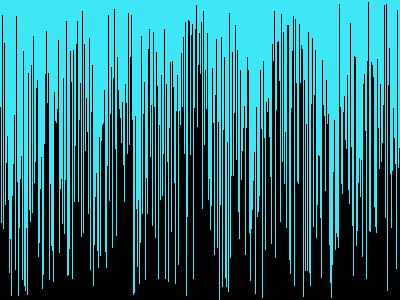
Frame 1 (no input)
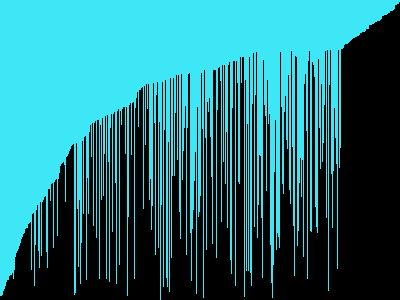
Frame 60 (the mouse pressed at the canvas centre just before this capture)
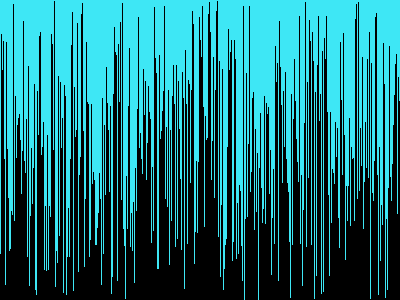
Frame 120 (the mouse held since frame 60 and released just before this capture)

The Processing sketch that drew these frames (run headless with seeded random() and noise(); from frame 60 on, the mouse is pressed at the canvas centre):

// Processing sketch: Visual_Array_Sorter
// ── Visual_Array_Sorter.pde
/* Paste the code into a new Processing sketch and complete the steps. */

//1. create an array of ints. don't initialize it yet.
int[]integers;
void setup() {
  //2. set the size of your window
  //  if you are using Processing 3, you cannot use variables
  //  because the developers don't know how programming is supposed to work
int width=400;
int height=300;
 size(400, 300);
  //3. initialize your array with the built in width variable
  integers=new int[width];
  //4. initialize the ints in the array with random numbers
  //   from 0 to the built in height variable
randomizeArray();

  //5. call the noStroke() method
noStroke();
}

void draw() {
  //6. set the background color with background(r, g, b);
background(62, 231, 245);
  //7. set the color for your graph
  fill(0,0,0);
  //8. draw a rectangle for each int in your array.
  //   the x value will be the current index in the array
  //   the y value will the height variable
  //   the width is 1 (one)
  //   the height is negative the value of the element at the current index of the array
for(int i=0; i<integers.length;i++){
rect(i,height, 1, -integers[i]);  
}

  //9. call the stepSort method
stepSort(integers);
  //10. extract the code that randomizes the array into a method.

  //11. call the method you made in step 10 when the mouse is pressed
if(mousePressed==true){
  randomizeArray();
}
}
void randomizeArray(){
  for(int i=0; i<integers.length;i++){
int x = (int)random(0, height);
  integers[i]=x; 
}
}
void stepSort(int[] arr) {
  for (int i = 1; i < arr.length; i++) {
    if (arr[i - 1] > arr[i]) {
      int t = arr[i];
      arr[i] = arr[i - 1];
      arr[i - 1] = t;
    }
  }
}
